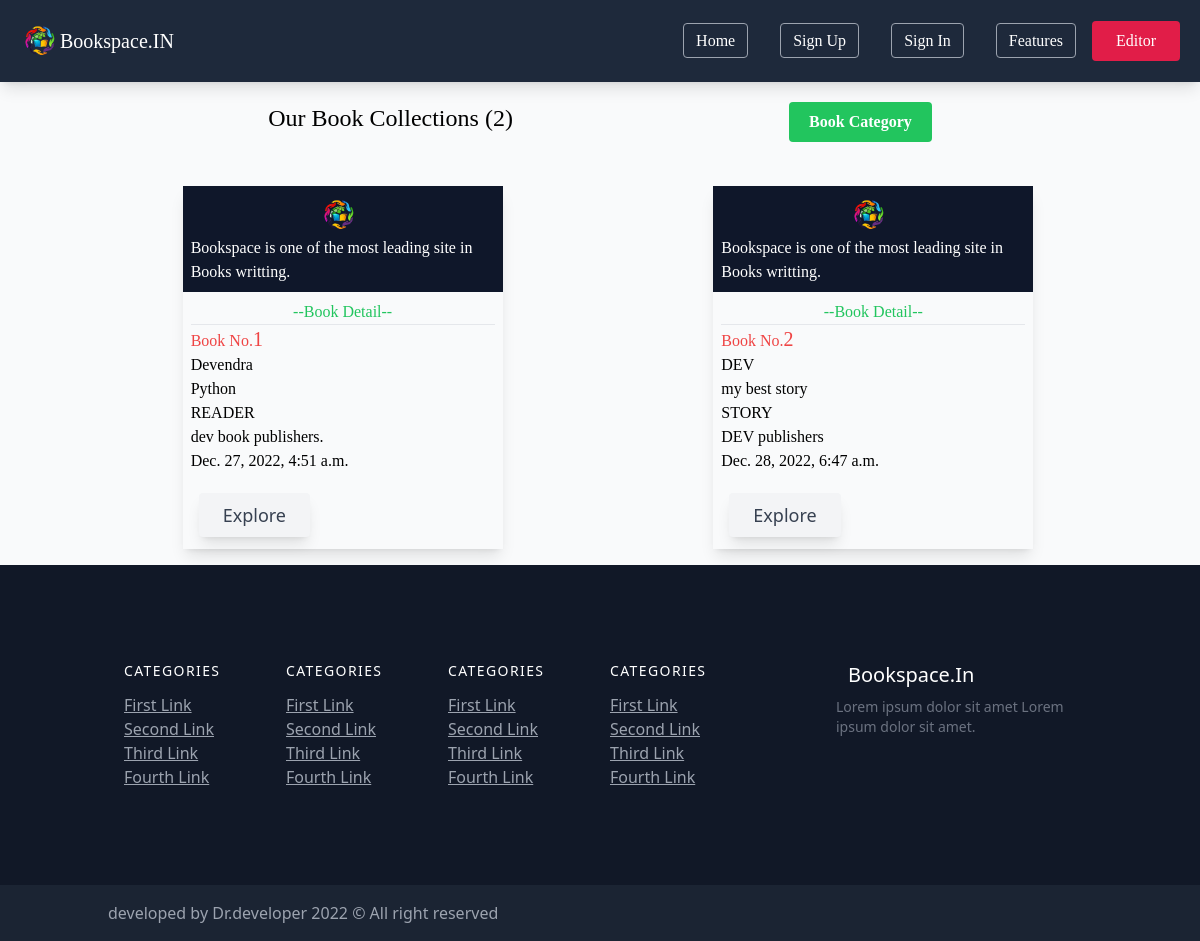
Screenshot of /allbook/ with the database file from the repository.
### books/models.py (models this page shows, shortened)
class Mybook(models.Model):
    writer_name=models.CharField(max_length=150)
    book_name=models.CharField(max_length=150)
    book_category=models.CharField(max_length=6,choices=BOOKS)
    book_content=models.TextField()
    published_by=models.CharField(max_length=150)
    published_date=models.DateTimeField(auto_now_add=True)

### books/views.py (the view)
# urls.py: path('allbook/',all_book,name='allbook'),
def all_book(request):
    book=Mybook.objects.all()
    total=len(book)
    return render(request,'allbook.html',{'book':book,'total':total})

### books/templates/allbook.html (shortened to what this page needs)
{% extends 'base.html' %}
{% load static %}
{% block content %}
<div class="text-center text-black-600  flex flex-col justify-evenly items-center md:flex-row"> <h1 class=" block text-2xl p-2 rounded mt-1 capitalize font-serif">Our book collections ({{total}})</h1>
  <div class="text-1xl p-2 rounded mt-1 capitalize font-serif">
    <div class=" ">
      <button id="menu-btn" class="text-1xl text-white p-2 px-5 rounded mt-2 capitalize font-semibold bg-green-500  hover:bg-gradient-to-t from-blue-600/50 ">Book Category</button>
    </div>
  </div>
</div>
<div class="snap-x flex overflow-x-auto space-x space-x-7 mt-28 items-center justify-evenly md:mt-5">
    {% for books in book %}
  <div class="snap-none scroll-ml-7  shadow-lg shadow-cyan-500/15 w-80  flex-shrink-0 md:m-4">
    <div class="bg-slate-900 p-2 text-white font-serif">
				<img class="ml-32" src="{% static 'img\book-removebg-preview.png' %}"  width="40px" alt="">
      Bookspace is one of the most leading site in Books writting.
    </div>
    <div class="m-2 font-serif">
      <h1 class="text-center font-serif text-green-500">--Book Detail--</h1>
      <hr>
      <div class="text-red-500">Book No.<span class="text-xl">{{forloop.counter}}</span></div>
      {{books.writer_name}}
      <br>
      {{books.book_name}}
      <br>
      {{books.book_category}}
      <br>
      {{books.published_by}}
      <br>
      {{books.published_date}}
    </div>
    <div class="flex flex-row">
      <button class="ml-4  text-gray-700 bg-gray-100 border-0 m-3 py-2 px-6 focus:outline-none hover:bg-green-200 rounded text-lg shadow-lg shadow-cyan-500/15"><a href="{% url 'book-detail' books.id %}"> Explore</a></button>
      </div>
  </div>
  {% endfor %}
</div>
{% endblock content %}

### theme/templates/base.html (shortened to what this page needs)
{% load static tailwind_tags %}
<!DOCTYPE html>
<html lang="en">
	<head>
		{% tailwind_css %}
	</head>
<body class="bg-gray-50">
	<nav class="bg-slate-800 font-serif p-5 md:flex md:items-center md:justify-between shadow-lg shadow-cyan-500/15 sticky top-0 ">
		<div class="flex justify-between items-center">
			<div class="flex items-center">
				<img src="{% static 'img\book-removebg-preview.png' %}"  width="40px" alt="">
				<span class="text-white text-xl  hover:text-blue-400">Bookspace.IN</span>
			</div>
		</div>
				<ul id="menubar" class=" m-5 md:m-0  md:flex md:items-center z-[1]  md:z-auto md:static absolute  w-full left-0 md:w-auto  md:opacity-100 opacity-100 top-[-400px] transition-all ease-in duration-500 p-5 md:p-0">
				{% if request.user.is_authenticated %}
				<li class=" cursor-pointer mx-4 my-6  md:my-0"><a class=" font-semibold hover:border-red-500 capitalize px-3 p-2 border border-white  text-red-500 rounded duration-500 " href="{% url 'logout' %}">Log out</a></li>
				{% else %}
				<li class=" cursor-pointer mx-4 my-6  md:my-0"><a class=" capitalize px-3 p-2 border border-gray-400 hover:bg-sky-900  text-white rounded duration-500 " href="{% url 'home' %}">home</a></li>
				<li class=" cursor-pointer mx-4 my-6  md:my-0"><a class=" capitalize px-3 p-2 border border-gray-400 hover:bg-sky-900  text-white rounded duration-500" href="{% url 'signup1' %}">sign up</a></li>
				<li class=" cursor-pointer mx-4 my-6  md:my-0"><a class=" capitalize px-3 p-2 border border-gray-400 hover:bg-sky-900  text-white rounded duration-500" href="{% url 'login' %}">sign in</a></li>
				{% endif %}
				<li class=" cursor-pointer mx-4 my-6  md:my-0"><a class=" capitalize px-3 p-2 border border-gray-400 hover:bg-sky-900  text-white rounded duration-500" href="{% url 'features' %}">Features</a></li>
				{% if request.user.is_authenticated %}
				<button  class="capitalize bg-rose-600 px-6 py-2  text-white duration-500 hover:bg-red-600 rounded font-[poppins]">Hi,{{request.user}}</button>
				{% else %}
				<button  class="capitalize bg-rose-600 px-6 py-2  text-white duration-500 hover:bg-gradient-to-r from-green-400 to-blue-500 rounded font-[poppins]"><a href="{% url 'editor' %}">Editor</a></button>
				{% endif %}
			</ul>
	</nav>
	{% block content %} {% endblock content %}
	<footer class="text-gray-400 bg-gray-900 body-font">
		<div class="container px-5 py-24 mx-auto flex md:items-center lg:items-start md:flex-row md:flex-nowrap flex-wrap flex-col">
		  <div class="w-64 flex-shrink-0 md:mx-0 mx-auto text-center md:text-left md:mt-0 mt-10">
			  <span class="ml-3 text-xl text-white">Bookspace.In</span>
			<p class="mt-2 text-sm text-gray-500">Lorem ipsum dolor sit amet Lorem <br>ipsum dolor sit amet.</p>
		  </div>
		  <div class="flex-grow flex flex-wrap md:pr-20 -mb-10 md:text-left text-center order-first">
			<div class="lg:w-1/4 md:w-1/2 w-full px-4">
			  <h2 class="title-font font-medium text-white tracking-widest text-sm mb-3">CATEGORIES</h2>
			  <nav class="list-none mb-10">
				<li>
				  <a class="text-gray-400  underline hover:text-blue-500">First Link</a>
				</li>
				<li>
					<a class="text-gray-400  underline hover:text-blue-500">Second Link</a>
				</li>
				<li>
				  <a class="text-gray-400  underline hover:text-blue-500">Third Link</a>
				</li>
				<li>
				  <a class="text-gray-400  underline hover:text-blue-500">Fourth Link</a>
				</li>
			  </nav>
			</div>
			<div class="lg:w-1/4 md:w-1/2 w-full px-4">
			  <h2 class="title-font font-medium text-white tracking-widest text-sm mb-3">CATEGORIES</h2>
			  <nav class="list-none mb-10">
				<li>
					<a class="text-gray-400  underline hover:text-blue-500">First Link</a>
				  </li>
				  <li>
					  <a class="text-gray-400  underline hover:text-blue-500">Second Link</a>
				  </li>
				  <li>
					<a class="text-gray-400  underline hover:text-blue-500">Third Link</a>
				  </li>
				  <li>
					<a class="text-gray-400  underline hover:text-blue-500">Fourth Link</a>
				  </li>
			  </nav>
			</div>
			<div class="lg:w-1/4 md:w-1/2 w-full px-4">
			  <h2 class="title-font font-medium text-white tracking-widest text-sm mb-3">CATEGORIES</h2>
			  <nav class="list-none mb-10">
				<li>
					<a class="text-gray-400  underline hover:text-blue-500">First Link</a>
				  </li>
				  <li>
					  <a class="text-gray-400  underline hover:text-blue-500">Second Link</a>
				  </li>
				  <li>
					<a class="text-gray-400  underline hover:text-blue-500">Third Link</a>
				  </li>
				  <li>
					<a class="text-gray-400  underline hover:text-blue-500">Fourth Link</a>
				  </li>
			  </nav>
			</div>
			<div class="lg:w-1/4 md:w-1/2 w-full px-4">
			  <h2 class="title-font font-medium text-white tracking-widest text-sm mb-3">CATEGORIES</h2>
			  <nav class="list-none mb-10">
				<li>
					<a class="text-gray-400  underline hover:text-blue-500">First Link</a>
				  </li>
				  <li>
					  <a class="text-gray-400  underline hover:text-blue-500">Second Link</a>
				  </li>
				  <li>
					<a class="text-gray-400  underline hover:text-blue-500">Third Link</a>
				  </li>
				  <li>
					<a class="text-gray-400  underline hover:text-blue-500">Fourth Link</a>
				  </li>
			  </nav>
			</div>
		  </div>
		</div>
		<div class="bg-gray-800 bg-opacity-75">
		  <div class="container mx-auto py-4 px-5 flex flex-wrap flex-col sm:flex-row">
		   developed by Dr.developer 2022 &copy; All right reserved
		  </div>
		</div>
	  </footer>
</body>
</html>

### rows the page displays
Mybook: writer_name "Devendra", book_name "Python", book_category "READER", published_by "dev book publishers.", published_date "Dec. 27, 2022, 4:51 a.m."
Mybook: writer_name "DEV", book_name "my best story", book_category "STORY", published_by "DEV publishers", published_date "Dec. 28, 2022, 6:47 a.m."

### other values shown
{{ total }} "2"
